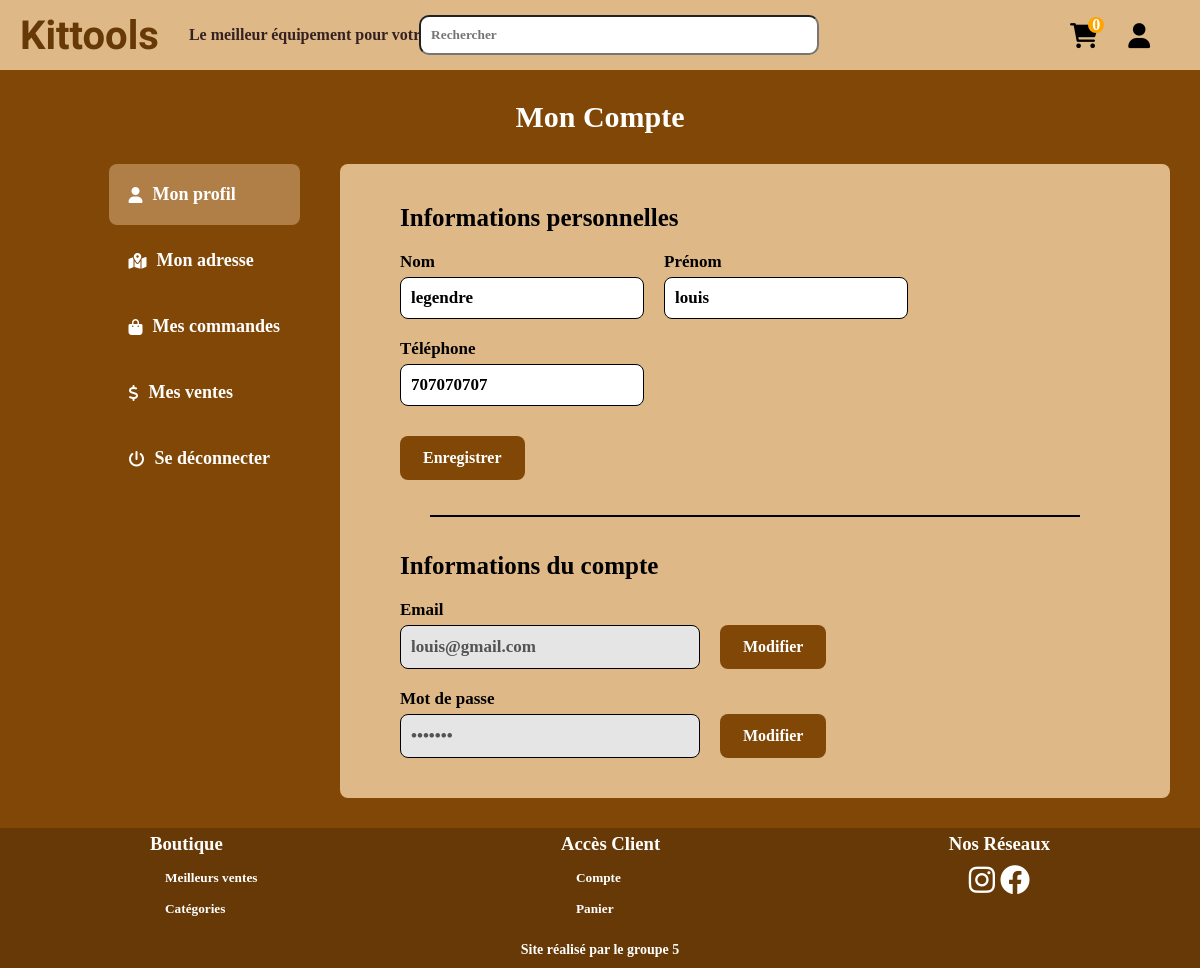
Screenshot of /profil.php (signed in) with the database file from the repository.
### tables this page shows
CREATE TABLE IF NOT EXISTS `user` (
  `UserID` int NOT NULL AUTO_INCREMENT,
  `FirstName` varchar(50) NOT NULL,
  `Name` varchar(50) NOT NULL,
  `BirthDate` date NOT NULL,
  `Address1` varchar(100) NOT NULL,
  `Address2` varchar(100) NOT NULL,
  `PostalCode` varchar(50) NOT NULL,
  `City` varchar(50) NOT NULL,
  `Country` varchar(50) NOT NULL,
  `Phone` varchar(20) NOT NULL,
  `Email` varchar(50) NOT NULL,
  `Password` varchar(50) NOT NULL,
  `admin` tinyint(1) DEFAULT '0',
  PRIMARY KEY (`UserID`)
);

### profil.php (the view, shortened to what this page needs)
<?php
include 'php/core.php';
if (isset($_SESSION["compte"])) {
    $sql = "SELECT * FROM user WHERE UserID = '{$_SESSION["compte"]}'";
    $result = $mysqli->query($sql);
    $nb = $result->num_rows;
    if ($nb) {
        $row = $result->fetch_assoc();
        $_COMPTE = $row;
    }
}
?>
<html lang="fr">
<head>
    <link rel="stylesheet" href="../css/all.css">
    <link rel="stylesheet" href="../css/all.min.css">
    <link rel="stylesheet" href="../css/header.css">
    <link rel="stylesheet" href="../css/footer.css">
    <link rel="stylesheet" href="../css/profil.css">
</head>
<body>
    <?php include "php/components/header.php"; ?>
    <main>
        <p id="title">Mon Compte</p>
        <div id="main_container">
            <summary>
                <div>
                    <div id="profil_button" class="part" onclick="showContainer(1)">
                        <i class="fa-solid fa-user"></i>
                        <p>Mon profil</p>
                    </div>
                    <div id="address_button" class="part" onclick="showContainer(2)">
                        <i class="fa-solid fa-map-location-dot"></i>
                        <p>Mon adresse</p>
                    </div>
                    <div id="orders_button" class="part" onclick="showContainer(3)">
                        <i class="fa-solid fa-bag-shopping"></i>
                        <p>Mes commandes</p>
                    </div>
                    <div id="sales_button" class="part" onclick="showContainer(4)">
                        <i class="fa-solid fa-dollar-sign"></i>
                        <p>Mes ventes</p>
                    </div>
                    <div id="logout_button" class="part" onclick="logout()">
                        <i class="fa-solid fa-power-off"></i>
                        <p>Se déconnecter</p>
                    </div>
                </div>
            </summary>
            <div id="main_content">
                <div id="profil_container" class="container">
                    <p class="subtitle">Informations personnelles</p>
                    <div class="row_container">
                        <div id="name_container" class="input_label">
                            <label for="name">Nom</label>
                            <input type="text" id="name" value="<?php echo $_COMPTE["Name"] ?>">
                        </div>
                        <div id="firstname_container" class="input_label">
                            <label for="firstname">Prénom</label>
                            <input type="text" id="firstname" value="<?php echo $_COMPTE["FirstName"] ?>">
                        </div>
                    </div>
                    <div id="phone_container" class="input_label">
                        <label for="phone">Téléphone</label>
                        <input type="text" id="phone" value="<?php echo $_COMPTE["Phone"] ?>">
                    </div>
                    <div id="save_button" class="button" onclick="savePersonalInformations()">
                        <p>Enregistrer</p>
                    </div>
                    <div class="line"></div>
                    <p class="subtitle">Informations du compte</p>
                    <div id="email_container" class="input_label">
                        <label for="email">Email</label>
                        <div class="input_button">
                            <input type="email" id="email" value="<?php echo $_COMPTE["Email"] ?>" disabled>
                            <div id="change_password_button" class="button" onclick="showContainer(5)">
                                <p>Modifier</p>
                            </div>
                        </div>
                    </div>
                    <div id="password_container" class="input_label">
                        <label for="password">Mot de passe</label>
                        <div class="input_button">
                            <input type="password" id="password" value="<?php echo $_COMPTE["Password"] ?>" disabled>
                            <div id="change_password_button" class="button" onclick="showContainer(6)">
                                <p>Modifier</p>
                            </div>
                        </div>
                    </div>
                </div>
            </div>
        </div>
    </main>
    <?php include "php/components/footer.php"; ?>
</body>
</html>

### css/header.css (style rules this page uses)
* { padding: 0; margin: 0; font-family: Papyrus; font-weight: bold; }

### css/footer.css (style rules this page uses)
main { background-color: #804707; }
p, label { color: white; }

### css/profil.css (style rules this page uses)
#title { display: flex; justify-content: center; font-size: 30px; padding: 30px; font-weight: bold; }
#main_container { min-height: fit-content; display: flex; }
summary { width: 25%; min-height: 100%; display: flex; justify-content: end; padding-right: 40px; }
summary div { display: flex; flex-direction: column; gap: 5px; }
main i { color: white; }
.part { display: flex; flex-direction: row; align-items: center; gap: 10px; padding: 20px; cursor: pointer; border-radius: 8px; }
.part p { font-size: 18px; }
.active { background-color: rgb(222, 184, 135, 0.5); }
#main_content { background-color: burlywood; flex: 5; width: 75%; min-height: 100%; margin-bottom: 30px; margin-right: 30px; border-radius: 8px; }
.container { padding: 40px 60px; }
#main_content p, #main_content label { color: black; }
.subtitle { font-weight: bold; font-size: 25px; }
.container, #email_modifier_container, #password_modifier_container { display: flex; flex-direction: column; gap: 20px; }
.row_container { display: flex; flex-direction: row; gap: 20px; }
.input_label { display: flex; flex-direction: column; width: fit-content; }
.input_label label { font-size: 17px; padding-bottom: 5px; }
.input_label input { padding: 10px; border-radius: 8px; border: 1px solid black; font-size: 17px; }
.input_label input:disabled { background-color: rgb(229, 229, 229); }
.line { border: 1px solid black; margin: 15px 30px; }
.button { background-color: #804707; width: fit-content; border-radius: 8px; cursor: pointer; margin-top: 10px; padding: 3px 13px; }
#main_content .button p { color: white; padding: 10px; }
#city, #email, #password, #confirm_email, #confirm_password, #new_email, #password_confirm_email, #actuel_password, #new_password, #confirm_new_password { width: 300px; }
.input_button { display: flex; gap: 20px; }
.input_button div { margin-top: 0; display: flex; align-items: center; }

### rows the page displays
user: Name "legendre", FirstName "louis", Phone "707070707", Email "louis@gmail.com"
